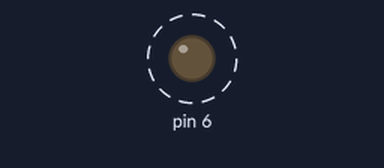
A sketch run on a simulated Arduino Uno, built with avr-gcc and run on an emulated ATmega328P. On the bench: output pins drawn as LEDs (lit = HIGH). Dashed ring = blinking.

Above: at 0.5 s.
Timing chart, 0 to 4.6 s (numbered marks = the images above):
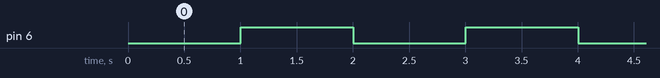

The sketch:

Multi_task.ino
```cpp
#define INTERVAL_MESSAGE1 1000

unsigned long time_1 = 0;
bool state1 = 0;

void setup()
{
    pinMode(6,OUTPUT);
}

void loop()
{
    //control timer for process 1, which will be activated every second
    if(millis() > time_1 + INTERVAL_MESSAGE1)
    {
        time_1 = millis();
          //here is your code
          state1 = not(state1);
          digitalWrite(6,state1);
    }
}
```

Measured:
- by itself, pin 6: alternates HIGH for 1.0 s and LOW for 1.0 s
